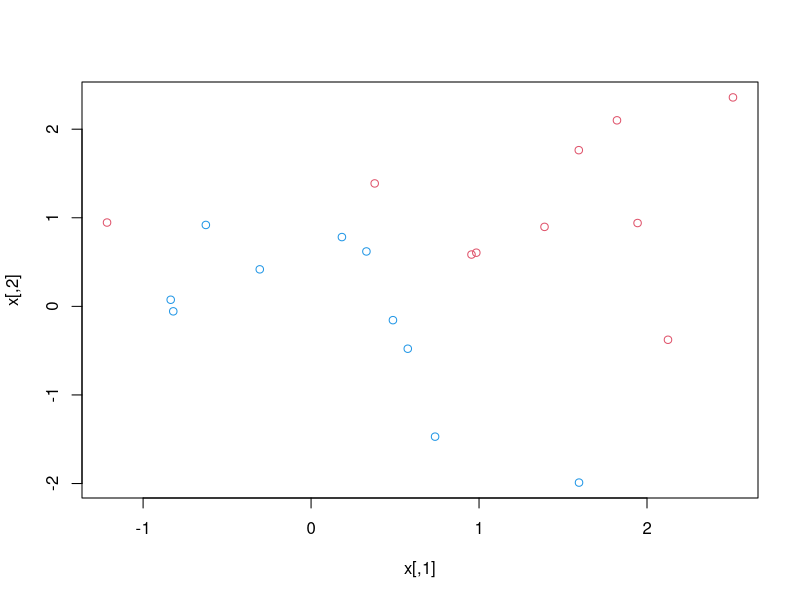
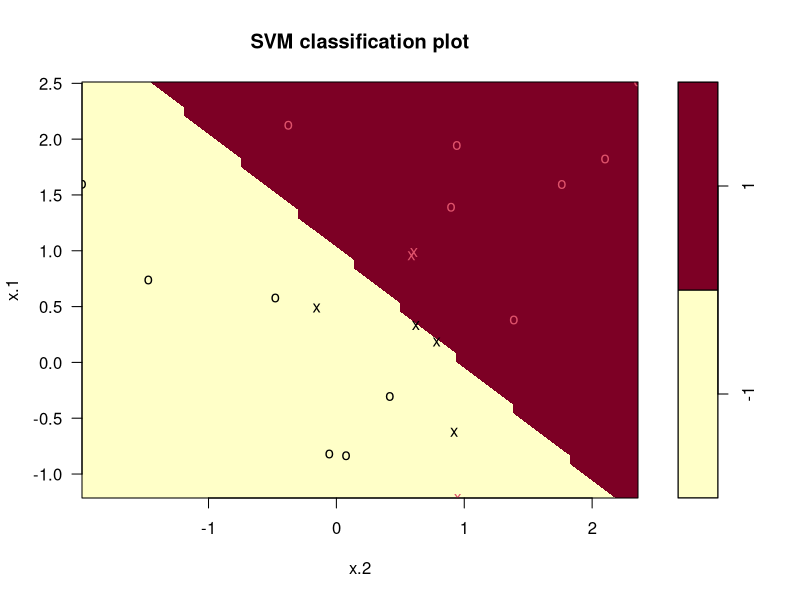
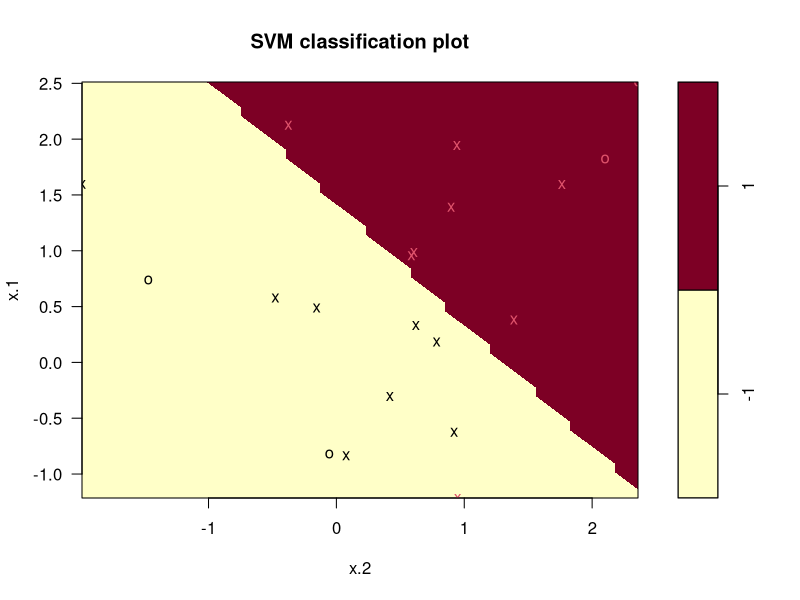
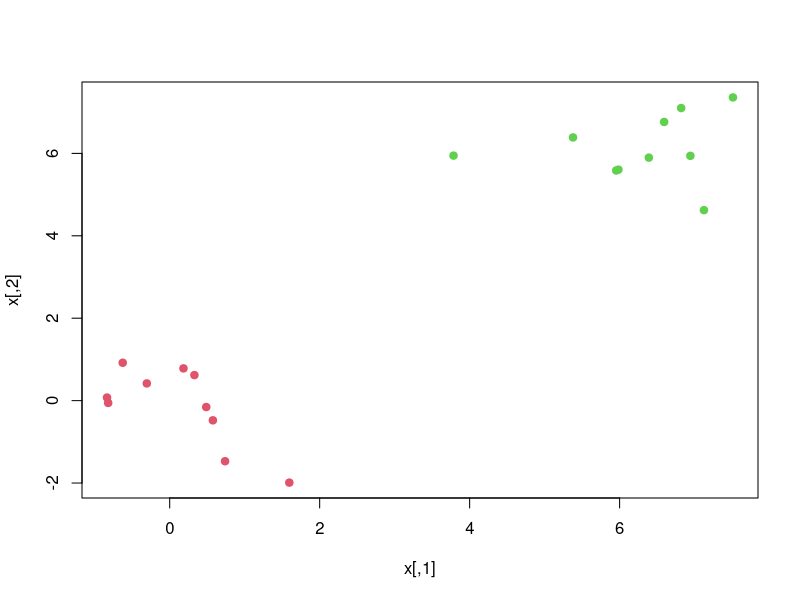
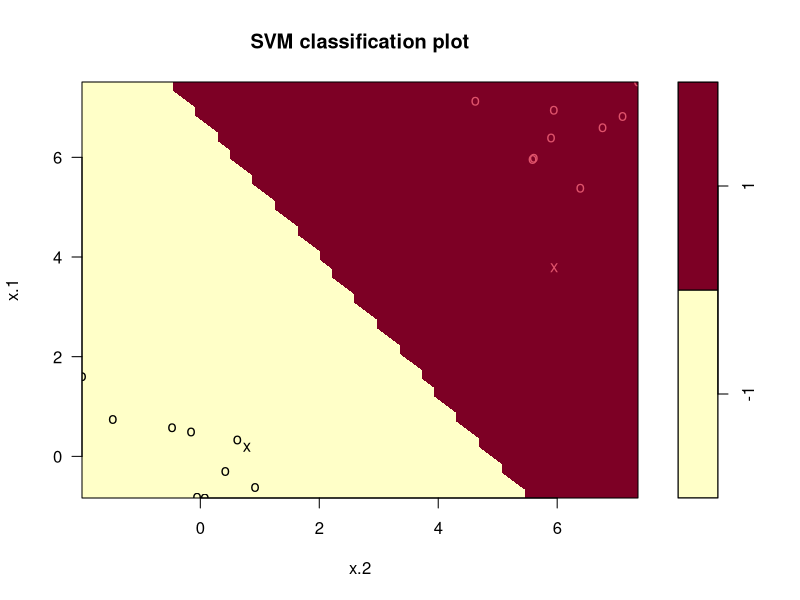
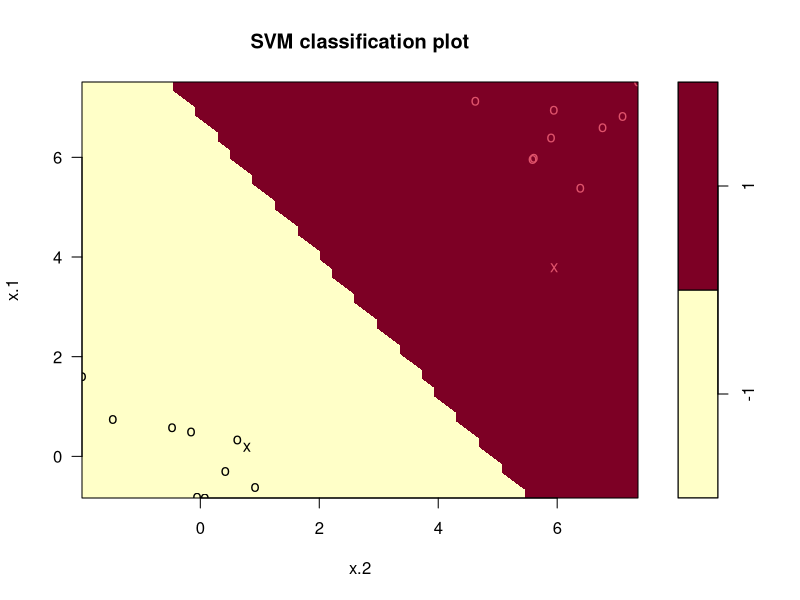

R code for these plots, in order:

# Lab: Support Vector Machines

library(e1071)
## Support Vector Classifier
par(mfrow = c(1, 1))
###
set.seed(1)
x <- matrix(rnorm(20 * 2), ncol = 2)
y <- c(rep(-1, 10), rep(1, 10))
x[y == 1, ] <- x[y == 1, ] + 1
plot(x, col = (3 - y))
###
dat <- data.frame(x = x, y = as.factor(y))


?svm
# cost and C in the book behave oppositely. It is the cost in the wiki formulation.
svmfit <- svm(y ~ ., data = dat, kernel = "linear", 
              cost = 10, scale = FALSE)
###

# support vectors are all the points that affect the margin

plot(svmfit, dat)
###
svmfit$index
svmfit$SV
svmfit$coefs
###
summary(svmfit)
###
svmfit <- svm(y ~ ., data = dat, kernel = "linear", 
              cost = 0.1, scale = FALSE)
plot(svmfit, dat)
svmfit$index
###
set.seed(1)
tune.out <- tune(svm, y ~ ., data = dat, kernel = "linear", 
                 ranges = list(cost = c(0.001, 0.01, 0.1, 1, 5, 10, 100)))
###
summary(tune.out)
###
bestmod <- tune.out$best.model
summary(bestmod)
###
xtest <- matrix(rnorm(20 * 2), ncol = 2)
ytest <- sample(c(-1, 1), 20, rep = TRUE)
xtest[ytest == 1, ] <- xtest[ytest == 1, ] + 1
testdat <- data.frame(x = xtest, y = as.factor(ytest))
###
ypred <- predict(bestmod, testdat)
table(predict = ypred, truth = testdat$y)
###
svmfit <- svm(y ~ ., data = dat, kernel = "linear", 
              cost = .01, scale = FALSE)
ypred <- predict(svmfit, testdat)
table(predict = ypred, truth = testdat$y)
###
x[y == 1, ] <- x[y == 1, ] + 5
plot(x, col = (y + 5) / 2, pch = 19)
###
dat <- data.frame(x = x, y = as.factor(y))
svmfit <- svm(y ~ ., data = dat, kernel = "linear", 
              cost = 1e20)
summary(svmfit)
plot(svmfit, dat)
###
svmfit <- svm(y ~ ., data = dat, kernel = "linear", cost = 1)
summary(svmfit)
plot(svmfit, dat)


# _______________________________________________________
#https://www.geeksforgeeks.org/classifying-data-using-support-vector-machinessvms-in-r/

#Work on college
